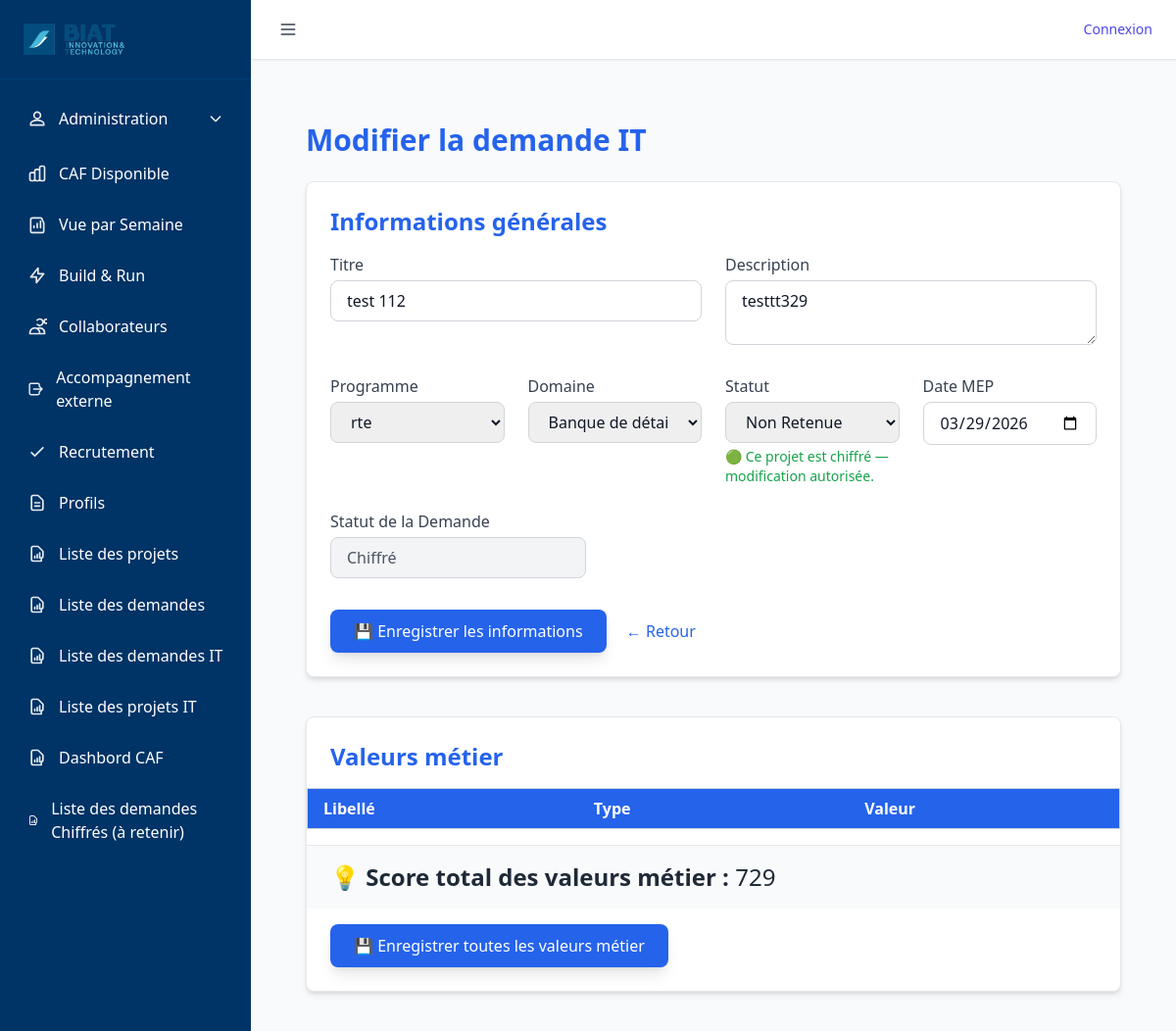
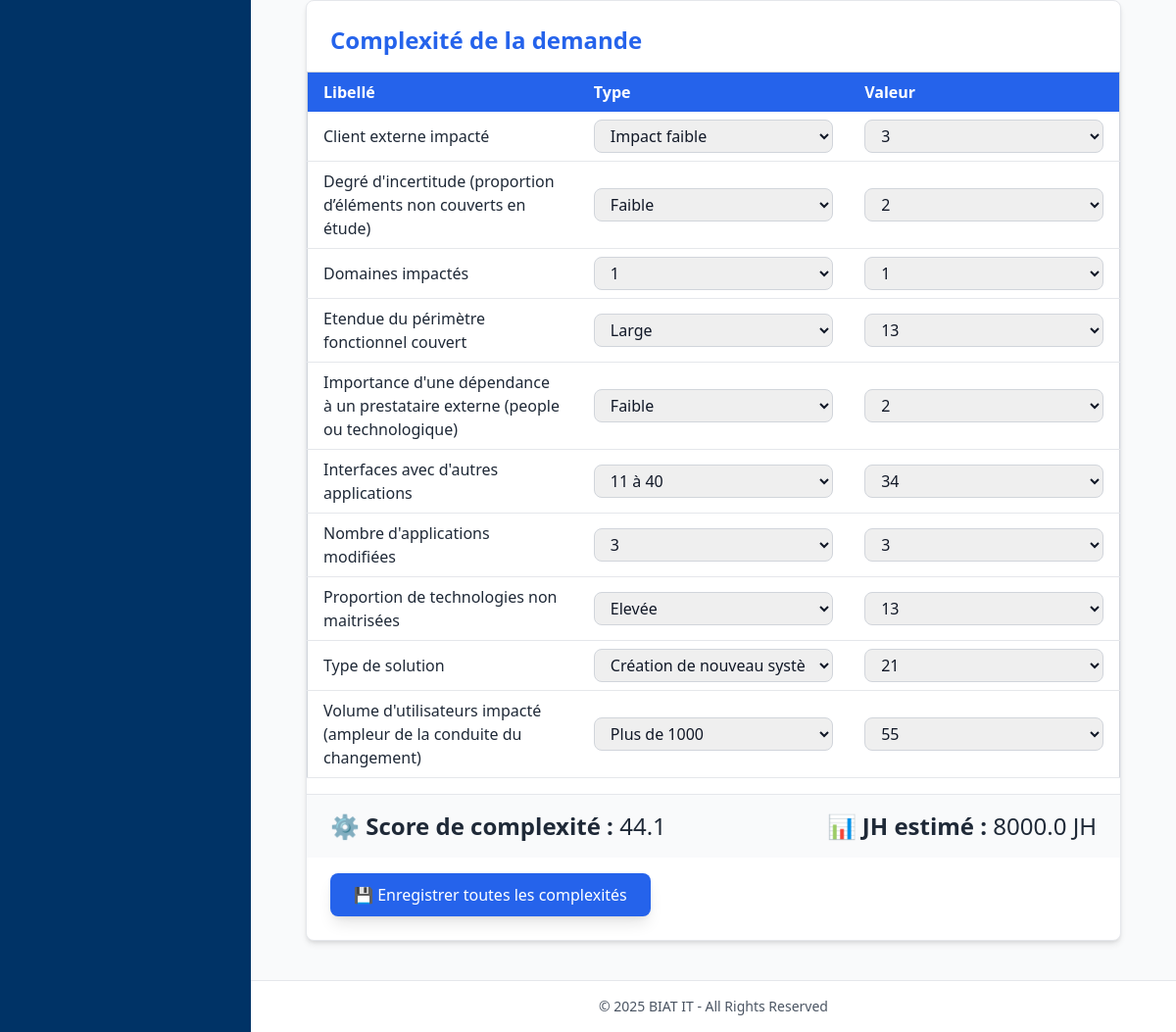
Screenshot of /demande_it/modifier_demande_it/228 with the database file from the repository (2 pictures, top to bottom).
### tables this page shows
CREATE TABLE Projet (
    id INTEGER PRIMARY KEY AUTOINCREMENT,
    ref_opg NUMERIC,
    titre_projet NVARCHAR(200),
    description NVARCHAR(300),
    id_release INTEGER,
    id_programme INTEGER,
    score_complexite NUMERIC,
    date_mep DATE,
    retenue INTEGER,
    idate DATE,
    iuser INTEGER,
    uuser INTEGER,
    udate DATE,
    id_domaine INTEGER,
    id_categorie INTEGER,
    id_statut INTEGER,
    estimation_jh REAL DEFAULT 0,
    id_statut_demande INTEGER,
    type TEXT,
    score_wsjf REAL,
    score_valeur_metier NUMERIC  -- ✅ changé ici
, priority INTEGER);

CREATE TABLE "Programme" (
	"id"	INTEGER,
	"nom"	NVARCHAR(200),
	"idate"	DATE,
	"iuser"	INTEGER,
	"uuser"	INTEGER,
	"udate"	DATE, type NVARCHAR(200),
	PRIMARY KEY("id" AUTOINCREMENT)
);

CREATE TABLE domaines (
    id INTEGER PRIMARY KEY AUTOINCREMENT,
    nom TEXT NOT NULL UNIQUE,
    description TEXT,
    coefficient REAL DEFAULT 1,
    idate DATETIME DEFAULT CURRENT_TIMESTAMP,
    iuser TEXT,
    uuser TEXT,
    udate DATETIME
);

CREATE TABLE Statut_demande (
    id INTEGER PRIMARY KEY AUTOINCREMENT,
    nom TEXT NOT NULL UNIQUE,
    idate DATETIME DEFAULT (DATETIME('now')),
    iuser INTEGER,
    udate DATETIME,
    uuser INTEGER
);

CREATE TABLE Complexite (
    id              INTEGER PRIMARY KEY AUTOINCREMENT,
    libelle         NVARCHAR(200),
    type_libelle    NVARCHAR(200),
    valeur_libelle  NVARCHAR(200),  -- ⚠️ changé en texte
    ponderation     INTEGER,
    macro_estimation INTEGER,
    idate           DATE,
    iuser           NVARCHAR(200),  -- ⚠️ changé en texte
    uuser           NVARCHAR(200),  -- ⚠️ changé en texte
    udate           DATE
);

### routes/demande_it.py (the view, shortened to what this page needs)
@demande_it_bp.route("/modifier_demande_it/<projet_id>", methods=["GET", "POST"])
def modifier_demande_it(projet_id):
    conn = get_db()
    cur = conn.cursor()
    demande = query_db("SELECT * FROM Projet WHERE type ='it' and id = ?", [projet_id], one=True)
    if not demande:
        flash("❌ Demande introuvable.", "error")
        return redirect(url_for("demande_it.liste_demandes_it"))
    ancien_domaine = demande["id_domaine"]
    ancien_score_complexite = demande["score_complexite"]
    programmes = query_db("SELECT id, nom FROM programme ORDER BY nom")
    domaines = query_db("SELECT id, nom FROM domaines ORDER BY nom")
    statuts = query_db("SELECT id, nom FROM statut_demande where nom in ('Retenu','Non Retenue') ORDER BY nom")
    statut_demande = query_db("""
        SELECT p.*, s.nom AS nom_statut_demande
        FROM Projet p
        LEFT JOIN Statut_demande s ON s.id = p.id_statut_demande
        WHERE p.id = ?
    """, [projet_id], one=True)
    valeurs = query_db("""
            SELECT
                vmp.id_valeur_metier,
                vm.libelle,
                vm.type_libelle,
                vm.valeur_libelle,
                vmp.id AS id_lien
            FROM valeur_metier_projet vmp
            JOIN valeur_metier vm ON vm.id = vmp.id_valeur_metier
            WHERE vmp.id_projet = ?
            ORDER BY vm.libelle
        """, [projet_id])
    all_options = query_db("""
            SELECT id, libelle, type_libelle, valeur_libelle
            FROM valeur_metier
            ORDER BY libelle, type_libelle, valeur_libelle
        """)
    dropdowns = {}
    for opt in all_options:
        lib = opt["libelle"]
        dropdowns.setdefault(lib, []).append(opt)
    libelles_complexite = query_db("""
        SELECT DISTINCT libelle FROM complexite
        WHERE libelle IS NOT NULL AND libelle <> ''
        ORDER BY libelle
    """)
    complexites = []
    for l in libelles_complexite:
        lib = l["libelle"]
        valeur_existante = query_db("""
            SELECT c.id AS id_complexite, c.libelle, c.type_libelle, c.valeur_libelle
            FROM complexite_projet cp
            JOIN complexite c ON c.id = cp.id_complexite
            WHERE cp.id_projet = ? AND c.libelle = ?
            LIMIT 1
        """, [projet_id, lib], one=True)
        if valeur_existante:
            complexites.append(valeur_existante)
    complexite_possibles = query_db("""
        SELECT DISTINCT libelle, id, type_libelle, valeur_libelle
        FROM complexite
        WHERE type_libelle IS NOT NULL AND type_libelle <> ''
        ORDER BY id
    """)
    dropdowns_complexite = {}
    for c in complexite_possibles:
        dropdowns_complexite.setdefault(c["libelle"], []).append(dict(c))
    return render_template(
        "modifier_demande_it.html",
        demande=demande,
        programmes=programmes,
        domaines=domaines,
        statuts=statuts,
        statut_demande=statut_demande,
        complexites=complexites,
        dropdowns_complexite=dropdowns_complexite,
        valeurs=valeurs,
        dropdowns=dropdowns
    )

### utils/db_utils.py (called while the page is built)
def get_connection():
    conn = sqlite3.connect(
        DB_PATH,
        timeout=60,               # ⏱️ Patiente jusqu'à 60s avant "database is locked"
        check_same_thread=False
    )
    conn.row_factory = sqlite3.Row
    conn.execute("PRAGMA journal_mode=WAL;")      # Autorise les écritures concurrentes
    conn.execute("PRAGMA synchronous=NORMAL;")    # Bon compromis vitesse/sécurité
    conn.execute("PRAGMA foreign_keys = ON;")     # Active les clés étrangères
    conn.execute("PRAGMA busy_timeout = 60000;")  # Attend 60s avant d'abandonner une écriture
    return conn

def get_db():
    return get_connection()

def query_db(query, args=(), one=False, retries=3, delay=1):
    for attempt in range(retries):
        try:
            conn = get_connection()
            cur = conn.execute(query, args)
            rows = cur.fetchall()
            cur.close()
            conn.close()
            return (rows[0] if rows else None) if one else rows
        except sqlite3.OperationalError as e:
            if "locked" in str(e).lower() and attempt < retries - 1:
                time.sleep(delay)
                continue
            raise

### templates/modifier_demande_it.html (shortened to what this page needs)
{% extends "base.html" %}
{% block content %}
<div class="max-w-6xl mx-auto px-8 py-10">
  <h1 class="text-3xl font-bold mb-6 text-blue-600">Modifier la demande IT</h1>
  <form method="POST" class="bg-white shadow-md rounded-lg p-6 mb-10 border border-gray-200">
    <h2 class="text-2xl font-semibold text-blue-600 mb-4">Informations générales</h2>
    <div class="grid grid-cols-1 md:grid-cols-2 gap-6">
      <div>
        <label class="block font-medium text-gray-700 mb-1">Titre</label>
        <input type="text" name="titre" value="{{ demande.titre_projet }}"
               class="w-full border border-gray-300 rounded-lg px-4 py-2 focus:ring-blue-400 focus:border-blue-400">
      </div>
      <div>
        <label class="block font-medium text-gray-700 mb-1">Description</label>
        <textarea name="description" rows="2"
                  class="w-full border border-gray-300 rounded-lg px-4 py-2 focus:ring-blue-400 focus:border-blue-400">{{ demande.description }}</textarea>
      </div>
    </div>
    <div class="grid grid-cols-1 md:grid-cols-4 gap-6 mt-6">
      <div>
        <label class="block font-medium text-gray-700 mb-1">Programme</label>
        <select name="id_programme"
                class="w-full border border-gray-300 rounded-lg px-4 py-2 focus:ring-blue-400 focus:border-blue-400">
          {% for prog in programmes %}
            <option value="{{ prog.id }}" {% if prog.id == demande.id_programme %}selected{% endif %}>
              {{ prog.nom }}
            </option>
          {% endfor %}
        </select>
      </div>
      <div>
        <label class="block font-medium text-gray-700 mb-1">Domaine</label>
        <select name="id_domaine"
                class="w-full border border-gray-300 rounded-lg px-4 py-2 focus:ring-blue-400 focus:border-blue-400">
          {% for d in domaines %}
            <option value="{{ d.id }}" {% if d.id == demande.id_domaine %}selected{% endif %}>
              {{ d.nom }}
            </option>
          {% endfor %}
        </select>
      </div>
<div>
  <label class="block font-medium text-gray-700 mb-1">Statut</label>
  {% if statut_demande.nom_statut_demande == 'Chiffré' %}
    <select id="statutSelect" name="statut"
            class="w-full border border-gray-300 rounded-lg px-4 py-2 focus:ring-blue-400 focus:border-blue-400">
      {% for s in statuts %}
        <option value="{{ s.id }}" {% if s.id == demande.retenue %}selected{% endif %}>
          {{ s.nom }}
        </option>
      {% endfor %}
    </select>
    <p class="text-sm text-green-600 mt-1">🟢 Ce projet est chiffré — modification autorisée.</p>
  {% endif %}
</div>
      <div>
        <label class="block font-medium text-gray-700 mb-1">Date MEP</label>
        <input type="date" name="date_mep" value="{{ demande.date_mep or '' }}"
               class="w-full border border-gray-300 rounded-lg px-4 py-2 focus:ring-blue-400 focus:border-blue-400">
      </div>
    </div>
<div class="mt-6">
    <label class="block font-medium text-gray-700 mb-1">Statut de la Demande</label>
    <input type="text"
           value="{% if statut_demande.nom_statut_demande %}{{ statut_demande.nom_statut_demande }}{% else %}NA{% endif %}"
           readonly
           class="w-full md:w-1/3 border border-gray-300 bg-gray-100 rounded-lg px-4 py-2 text-gray-600 cursor-not-allowed">
  </div>
    <div class="mt-8">
      <button type="submit"
              class="bg-blue-600 hover:bg-blue-700 text-white px-6 py-2.5 rounded-lg shadow-lg">
        💾 Enregistrer les informations
      </button>
      <a href="{{ url_for('demande_it.liste_demandes_it') }}"
         class="ml-4 text-blue-600 hover:underline">← Retour</a>
    </div>
  </form>
<form method="POST" action="{{ url_for('demande_it.update_all_valeurs_metier_it', projet_id=demande.id) }}"
      class="bg-white shadow-md rounded-lg border border-gray-200 mb-10" id="form-valeurs">
  <h2 class="text-2xl font-semibold text-blue-600 px-6 pt-6 mb-4">Valeurs métier</h2>
  <table class="min-w-full border border-gray-300 rounded-lg mb-4">
    <thead class="bg-blue-600 text-white">
      <tr>
        <th class="px-4 py-2 text-left w-1/3">Libellé</th>
        <th class="px-4 py-2 text-left w-1/3">Type</th>
        <th class="px-4 py-2 text-left w-1/3">Valeur</th>
      </tr>
    </thead>
  </table>
<div class="px-6 py-4 bg-gray-50 border-t flex justify-between text-2xl text-gray-800 font-medium">
  <div><strong>💡 Score total des valeurs métier :</strong> {{ demande.score_valeur_metier or 0 }}</div>
</div>
  <div class="px-6 pb-6 mt-4">
    <button type="submit"
            class="bg-blue-600 hover:bg-blue-700 text-white px-6 py-2.5 rounded-lg shadow-lg">
      💾 Enregistrer toutes les valeurs métier
    </button>
  </div>
</form>
  <form method="POST" action="{{ url_for('demande_it.update_all_complexites_demande_it', projet_id=demande.id) }}"
        class="bg-white shadow-md rounded-lg border border-gray-200 mt-10" id="form-complexite">
    <h2 class="text-2xl font-semibold text-blue-600 px-6 pt-6 mb-4">Complexité de la demande</h2>
    <table class="min-w-full border border-gray-300 rounded-lg mb-4">
      <thead class="bg-blue-600 text-white">
        <tr>
          <th class="px-4 py-2 text-left w-1/3">Libellé</th>
          <th class="px-4 py-2 text-left w-1/3">Type</th>
          <th class="px-4 py-2 text-left w-1/3">Valeur</th>
        </tr>
      </thead>
      <tbody>
        {% for comp in complexites %}
        <tr class="border-b hover:bg-gray-50">
          <td class="px-4 py-2 font-medium text-gray-800">{{ comp.libelle }}</td>
          <td class="px-4 py-2">
            <select id="type_c{{ loop.index }}" class="border border-gray-300 rounded-lg px-3 py-1 w-full"
                    onchange="updateComplexite('{{ loop.index }}')">
              {% for opt in dropdowns_complexite[comp.libelle] | groupby('type_libelle') %}
                <option value="{{ opt.grouper }}" {% if opt.grouper == comp.type_libelle %}selected{% endif %}>
                  {{ opt.grouper }}
                </option>
              {% endfor %}
            </select>
          </td>
          <td class="px-4 py-2">
            <select name="complexite_{{ comp.libelle }}" id="valeur_c{{ loop.index }}"
                    class="border border-gray-300 rounded-lg px-3 py-1 w-full">
              {% for option in dropdowns_complexite[comp.libelle] if option.type_libelle == comp.type_libelle %}
                <option value="{{ option.id }}" {% if option.id == comp.id_complexite %}selected{% endif %}>
                  {{ option.valeur_libelle }}
                </option>
              {% endfor %}
            </select>
          </td>
        </tr>
        {% endfor %}
      </tbody>
    </table>
<div class="px-6 py-4 bg-gray-50 border-t flex justify-between text-2xl text-gray-800 font-medium">
  <div><strong>⚙️ Score de complexité :</strong> {{ demande.score_complexite or 0 }}</div>
  <div><strong>📊 JH estimé :</strong> {{ demande.estimation_jh or 0 }} JH</div>
</div>
    <div class="px-6 pb-6 mt-4">
      <button type="submit"
              class="bg-blue-600 hover:bg-blue-700 text-white px-6 py-2.5 rounded-lg shadow-lg">
        💾 Enregistrer toutes les complexités
      </button>
    </div>
  </form>
</div>
{% endblock %}

### static/css/styles.css (style rules this page uses)
body { background-color: #f8f9fa; }

### rows the page displays
Projet: titre "test 112", description "testtt329", id_programme "rte", id_domaine "Banque de détail", statut "Non Retenue", date_mep "03/29/2026", score_valeur_metier "729", score_complexite "44.1", estimation_jh "8000.0"
Statut_demande: nom_statut_demande "Chiffré"
Complexite: libelle "Client externe impacté"
Complexite: libelle "Degré d'incertitude (proportion d’éléments non couverts en étude)"
Complexite: libelle "Domaines impactés", type_libelle+libelle "1"
Complexite: libelle "Etendue du périmètre fonctionnel couvert"
Complexite: libelle "Importance d'une dépendance à un prestataire externe (people ou technologique)"
Complexite: libelle "Interfaces avec d'autres applications"
Complexite: libelle "Nombre d'applications modifiées", type_libelle+libelle "3"
Complexite: libelle "Proportion de technologies non maitrisées"
Complexite: libelle "Type de solution", type_libelle+libelle "Création de nouveau système / intégration de solution partenaire avec modification"
Complexite: libelle "Volume d'utilisateurs impacté (ampleur de la conduite du changement)"

### other values shown
form field value "Impact faible"
form field value "3"
form field value "Faible"
form field value "2"
form field value "1"
form field value "Large"
form field value "13"
form field value "11 à 40"
form field value "34"
form field value "Elevée"
form field value "21"
form field value "Plus de 1000"
form field value "55"
